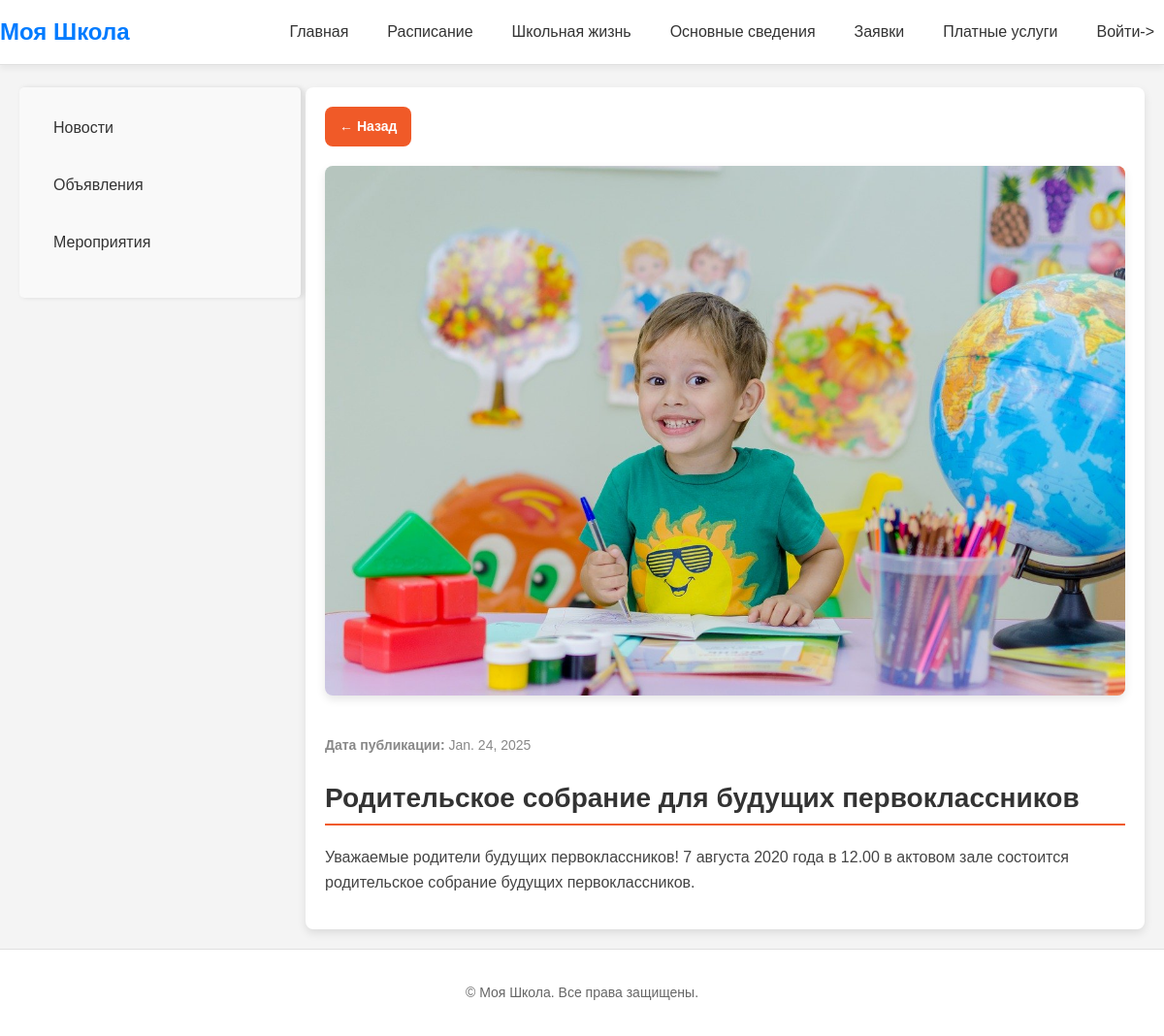
Page /school_life/blog/1/ on the committed database.
### school/models.py (models this page shows, shortened)
class Blog(models.Model):
    CATEGORY_CHOICES = [
        ('news', 'Новости'),
        ('announce', 'Объявления'),
        ('event', 'Мероприятия'),
    ]
    category = models.CharField(max_length=100, choices=CATEGORY_CHOICES, default='blog')
    title = models.CharField(max_length=100)
    description = models.TextField()
    pub_date = models.DateField('date published')
    image = models.ImageField(upload_to='images/blog', blank=True, null=True)

### school/views.py (the view)
# urls.py: path('school_life/blog/<int:blog_id>/', views.school_life_detail_view, name='blog_detail'),
def school_life_detail_view(request, blog_id):
    categories = Blog.CATEGORY_CHOICES
    blog = get_object_or_404(Blog, id=blog_id)
    return render(request, 'school_life/blog.html', {
        'categories': categories,
        'blog': blog,
    })

### templates/school_life/blog.html (shortened to what this page needs)
{% extends 'index.html' %}
{% load static %}
{% block extra_css %}
    <link rel="stylesheet" href="{% static 'css/school_life.css' %}">
{% endblock %}
{% block content %}
    <div class="layout-container">
    <aside>
        {% include 'school_life/menu.html' %}
    </aside>
        <section class="main-content">
            <div class="blog-detail">
                <a href="{% url 'school_life' blog.category %}" class="back-button">← Назад</a>
                {% if blog.image %}
                    <img src="{{ blog.image.url }}" alt="{{ blog.title }}" class="blog-detail-image">
                {% endif %}
                <p class="blog-detail-date"><strong>Дата публикации:</strong> {{ blog.pub_date }}</p>
                <h1 class="blog-detail-title">{{ blog.title }}</h1>
                <p class="blog-detail-description">{{ blog.description }}</p>
            </div>
        </section>
    </div>
{% endblock %}

### static/css/styles.css (style rules this page uses)
body { display: flex; flex-direction: column; min-height: 100vh; margin: 0; font-family: 'Arial', sans-serif; font-size: 16px; line-height: 1.5; color: #333; background-color: #f4f4f4; }
body { padding-top: 70px; }

### static/css/school_life.css (style rules this page uses)
.layout-container { display: grid; grid-template-columns: 1fr 1fr 1fr 1fr; max-width: 1200px; margin: 0 auto; padding: 20px; gap: 20px; }
.main-content { grid-column: span 3; }
.blog-detail { background-color: #fff; padding: 20px; border-radius: 8px; box-shadow: 0 4px 10px rgba(0, 0, 0, 0.1); overflow: hidden; }
.back-button { display: inline-block; margin-bottom: 20px; padding: 10px 15px; background-color: #f05a28; color: #fff; text-decoration: none; font-size: 14px; border-radius: 8px; font-weight: bold; transition: background-color 0.3s ease; }
.blog-detail-image { width: 100%; height: auto; border-radius: 8px; margin-bottom: 20px; object-fit: cover; box-shadow: 0 4px 10px rgba(0, 0, 0, 0.1); }
.blog-detail-date { font-size: 14px; color: #888; margin-bottom: 10px; }
.blog-detail-title { font-size: 28px; color: #333; margin-bottom: 20px; border-bottom: 2px solid #f05a28; padding-bottom: 5px; }
.blog-detail-description { font-size: 16px; line-height: 1.6; color: #444; }

### rows in the picture
Blog: image (picture), pub_date "Jan. 24, 2025", title "Родительское собрание для будущих первоклассников", description "Уважаемые родители будущих первоклассников! 7 августа 2020 года в 12.00 в актовом зале состоится родительское собрание будущих первоклассников."

### other values in the picture
{{ label }} "Новости" "Объявления" "Мероприятия"
